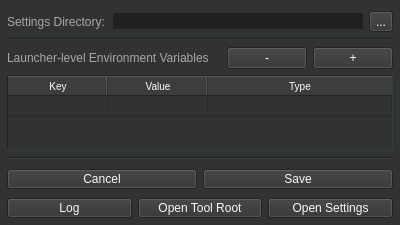
<?xml version="1.0" encoding="UTF-8"?>
<ui version="4.0">
 <class>preferenceW</class>
 <widget class="QWidget" name="preferenceW">
  <property name="windowModality">
   <enum>Qt::NonModal</enum>
  </property>
  <property name="geometry">
   <rect>
    <x>0</x>
    <y>0</y>
    <width>400</width>
    <height>225</height>
   </rect>
  </property>
  <property name="minimumSize">
   <size>
    <width>400</width>
    <height>225</height>
   </size>
  </property>
  <property name="windowTitle">
   <string>Outpost - Preference</string>
  </property>
  <property name="styleSheet">
   <string notr="true">background-color: #313333;
color: #FFFFFF;</string>
  </property>
  <layout class="QVBoxLayout" name="verticalLayout">
   <property name="spacing">
    <number>6</number>
   </property>
   <property name="leftMargin">
    <number>7</number>
   </property>
   <property name="rightMargin">
    <number>7</number>
   </property>
   <property name="bottomMargin">
    <number>7</number>
   </property>
   <item>
    <layout class="QHBoxLayout" name="settingsDirHBL">
     <property name="spacing">
      <number>6</number>
     </property>
     <item>
      <widget class="QLabel" name="settingsDirL">
       <property name="minimumSize">
        <size>
         <width>100</width>
         <height>0</height>
        </size>
       </property>
       <property name="layoutDirection">
        <enum>Qt::RightToLeft</enum>
       </property>
       <property name="styleSheet">
        <string notr="true">color: #a6a6a6;</string>
       </property>
       <property name="text">
        <string>Settings Directory:</string>
       </property>
      </widget>
     </item>
     <item>
      <widget class="QLineEdit" name="settingsDirLE">
       <property name="styleSheet">
        <string notr="true">background-color: #202222; color: #FFFFFF; selection-background-color: #D7E646; selection-color: #313333</string>
       </property>
       <property name="text">
        <string/>
       </property>
       <property name="frame">
        <bool>false</bool>
       </property>
      </widget>
     </item>
     <item>
      <widget class="QToolButton" name="settingsDirTB">
       <property name="styleSheet">
        <string notr="true">background-color: #313333; color: #f8f8f8;</string>
       </property>
       <property name="text">
        <string>...</string>
       </property>
      </widget>
     </item>
    </layout>
   </item>
   <item>
    <widget class="Line" name="settingsDirSP">
     <property name="minimumSize">
      <size>
       <width>0</width>
       <height>3</height>
      </size>
     </property>
     <property name="orientation">
      <enum>Qt::Horizontal</enum>
     </property>
    </widget>
   </item>
   <item>
    <layout class="QVBoxLayout" name="settingEnvVBL" stretch="0,1">
     <item>
      <layout class="QHBoxLayout" name="configEnvHBL">
       <property name="spacing">
        <number>6</number>
       </property>
       <item>
        <widget class="QLabel" name="configEnvL">
         <property name="minimumSize">
          <size>
           <width>60</width>
           <height>20</height>
          </size>
         </property>
         <property name="layoutDirection">
          <enum>Qt::RightToLeft</enum>
         </property>
         <property name="styleSheet">
          <string notr="true">color: #a6a6a6;</string>
         </property>
         <property name="text">
          <string>Launcher-level Environment Variables:</string>
         </property>
        </widget>
       </item>
       <item>
        <spacer name="configEnvS">
         <property name="orientation">
          <enum>Qt::Horizontal</enum>
         </property>
         <property name="sizeHint" stdset="0">
          <size>
           <width>15</width>
           <height>20</height>
          </size>
         </property>
        </spacer>
       </item>
       <item>
        <widget class="QPushButton" name="configEnvRemovePB">
         <property name="minimumSize">
          <size>
           <width>0</width>
           <height>0</height>
          </size>
         </property>
         <property name="maximumSize">
          <size>
           <width>16777215</width>
           <height>16777215</height>
          </size>
         </property>
         <property name="styleSheet">
          <string notr="true">background-color: #313333; color: #f8f8f8;</string>
         </property>
         <property name="text">
          <string>-</string>
         </property>
        </widget>
       </item>
       <item>
        <widget class="QPushButton" name="configEnvAddPB">
         <property name="minimumSize">
          <size>
           <width>0</width>
           <height>0</height>
          </size>
         </property>
         <property name="maximumSize">
          <size>
           <width>16777215</width>
           <height>16777215</height>
          </size>
         </property>
         <property name="styleSheet">
          <string notr="true">background-color: #313333; color: #f8f8f8;</string>
         </property>
         <property name="text">
          <string>+</string>
         </property>
        </widget>
       </item>
      </layout>
     </item>
     <item>
      <widget class="QTableWidget" name="configEnvTW">
       <property name="styleSheet">
        <string notr="true">QHeaderView::section {
    background-color: #313333;
    color: #FFFFFF;
    selection-background-color: #FFFFFF;
    selection-color: #202222;
    height: 20px;
    font: 10px;
}

QTableView {
background-color: #313333;
color: #FFFFFF;
}
</string>
       </property>
       <property name="frameShape">
        <enum>QFrame::Panel</enum>
       </property>
       <property name="verticalScrollBarPolicy">
        <enum>Qt::ScrollBarAlwaysOff</enum>
       </property>
       <property name="horizontalScrollBarPolicy">
        <enum>Qt::ScrollBarAlwaysOff</enum>
       </property>
       <property name="sizeAdjustPolicy">
        <enum>QAbstractScrollArea::AdjustToContents</enum>
       </property>
       <property name="autoScroll">
        <bool>true</bool>
       </property>
       <property name="autoScrollMargin">
        <number>10</number>
       </property>
       <property name="dragEnabled">
        <bool>false</bool>
       </property>
       <property name="alternatingRowColors">
        <bool>false</bool>
       </property>
       <property name="selectionMode">
        <enum>QAbstractItemView::SingleSelection</enum>
       </property>
       <property name="selectionBehavior">
        <enum>QAbstractItemView::SelectRows</enum>
       </property>
       <property name="textElideMode">
        <enum>Qt::ElideLeft</enum>
       </property>
       <property name="showGrid">
        <bool>true</bool>
       </property>
       <property name="gridStyle">
        <enum>Qt::SolidLine</enum>
       </property>
       <property name="sortingEnabled">
        <bool>true</bool>
       </property>
       <attribute name="horizontalHeaderCascadingSectionResizes">
        <bool>true</bool>
       </attribute>
       <attribute name="horizontalHeaderDefaultSectionSize">
        <number>100</number>
       </attribute>
       <attribute name="horizontalHeaderHighlightSections">
        <bool>false</bool>
       </attribute>
       <attribute name="horizontalHeaderMinimumSectionSize">
        <number>30</number>
       </attribute>
       <attribute name="horizontalHeaderStretchLastSection">
        <bool>true</bool>
       </attribute>
       <attribute name="verticalHeaderVisible">
        <bool>false</bool>
       </attribute>
       <attribute name="verticalHeaderCascadingSectionResizes">
        <bool>true</bool>
       </attribute>
       <attribute name="verticalHeaderDefaultSectionSize">
        <number>20</number>
       </attribute>
       <attribute name="verticalHeaderShowSortIndicator" stdset="0">
        <bool>false</bool>
       </attribute>
       <attribute name="verticalHeaderStretchLastSection">
        <bool>false</bool>
       </attribute>
       <row>
        <property name="text">
         <string/>
        </property>
       </row>
       <column>
        <property name="text">
         <string>Key</string>
        </property>
       </column>
       <column>
        <property name="text">
         <string>Value</string>
        </property>
       </column>
       <column>
        <property name="text">
         <string>Type</string>
        </property>
        <property name="font">
         <font>
          <weight>50</weight>
          <bold>false</bold>
         </font>
        </property>
       </column>
      </widget>
     </item>
    </layout>
   </item>
   <item>
    <widget class="Line" name="buttonsSP">
     <property name="minimumSize">
      <size>
       <width>0</width>
       <height>3</height>
      </size>
     </property>
     <property name="orientation">
      <enum>Qt::Horizontal</enum>
     </property>
    </widget>
   </item>
   <item>
    <layout class="QHBoxLayout" name="mainButtonsBL" stretch="1,1">
     <property name="topMargin">
      <number>3</number>
     </property>
     <item>
      <widget class="QPushButton" name="cancelPB">
       <property name="minimumSize">
        <size>
         <width>0</width>
         <height>20</height>
        </size>
       </property>
       <property name="maximumSize">
        <size>
         <width>16777215</width>
         <height>20</height>
        </size>
       </property>
       <property name="styleSheet">
        <string notr="true">background-color: #313333; color: #f8f8f8;</string>
       </property>
       <property name="text">
        <string>Cancel</string>
       </property>
      </widget>
     </item>
     <item>
      <widget class="QPushButton" name="savePB">
       <property name="minimumSize">
        <size>
         <width>0</width>
         <height>20</height>
        </size>
       </property>
       <property name="maximumSize">
        <size>
         <width>16777214</width>
         <height>20</height>
        </size>
       </property>
       <property name="styleSheet">
        <string notr="true">background-color: #313333; color: #f8f8f8;</string>
       </property>
       <property name="text">
        <string>Save</string>
       </property>
      </widget>
     </item>
    </layout>
   </item>
   <item>
    <layout class="QHBoxLayout" name="subButtonsBL" stretch="0,0,0">
     <property name="topMargin">
      <number>3</number>
     </property>
     <item>
      <widget class="QPushButton" name="logPB">
       <property name="minimumSize">
        <size>
         <width>0</width>
         <height>20</height>
        </size>
       </property>
       <property name="maximumSize">
        <size>
         <width>16777214</width>
         <height>20</height>
        </size>
       </property>
       <property name="styleSheet">
        <string notr="true">background-color: #313333; color: #f8f8f8;</string>
       </property>
       <property name="text">
        <string>Log</string>
       </property>
      </widget>
     </item>
     <item>
      <widget class="QPushButton" name="openToolRootPB">
       <property name="minimumSize">
        <size>
         <width>0</width>
         <height>20</height>
        </size>
       </property>
       <property name="maximumSize">
        <size>
         <width>16777214</width>
         <height>20</height>
        </size>
       </property>
       <property name="styleSheet">
        <string notr="true">background-color: #313333; color: #f8f8f8;</string>
       </property>
       <property name="text">
        <string>Open Tool Root</string>
       </property>
      </widget>
     </item>
     <item>
      <widget class="QPushButton" name="openSettingsPB">
       <property name="minimumSize">
        <size>
         <width>0</width>
         <height>20</height>
        </size>
       </property>
       <property name="maximumSize">
        <size>
         <width>16777214</width>
         <height>20</height>
        </size>
       </property>
       <property name="styleSheet">
        <string notr="true">background-color: #313333; color: #f8f8f8;</string>
       </property>
       <property name="text">
        <string>Open Settings</string>
       </property>
      </widget>
     </item>
    </layout>
   </item>
  </layout>
 </widget>
 <resources/>
 <connections/>
</ui>
